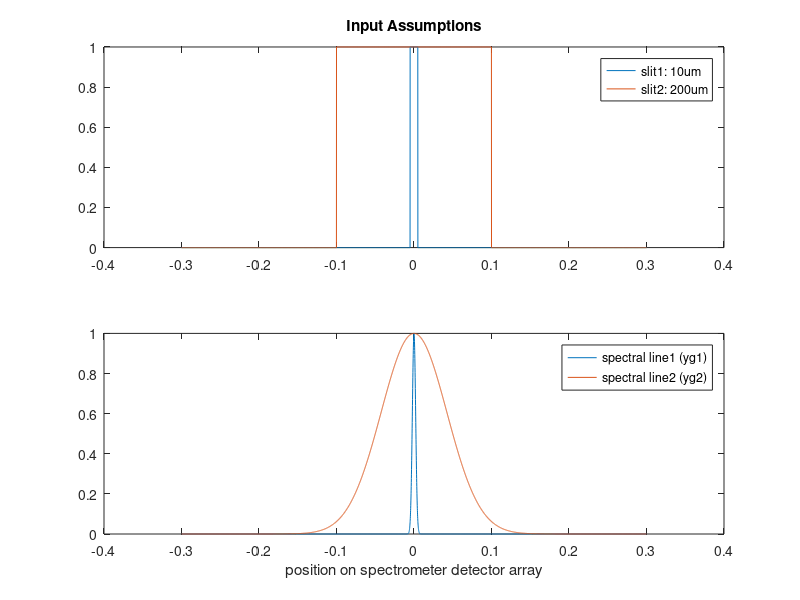
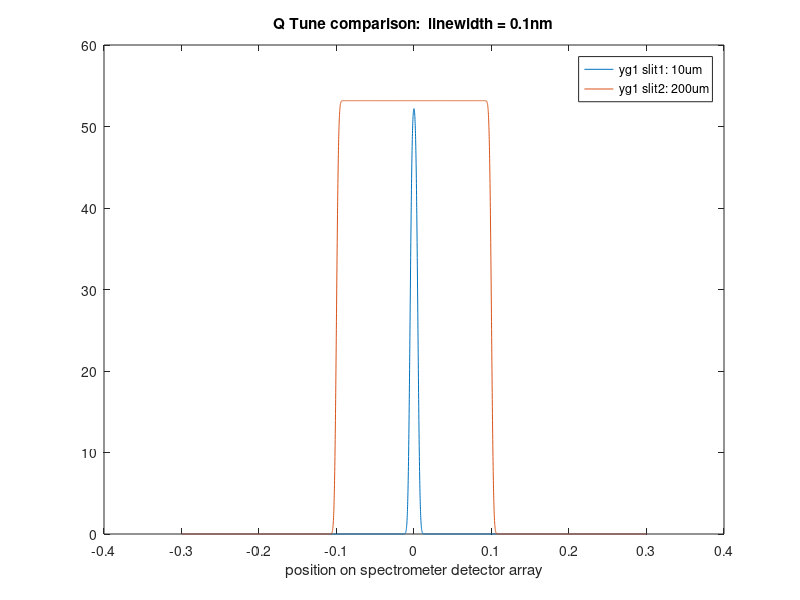
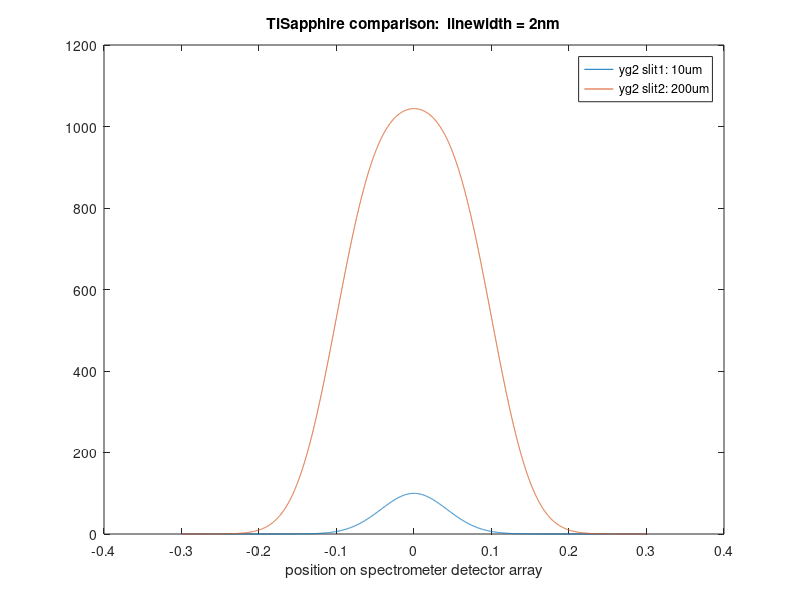

MATLAB code to generate these figures, in order:

%% Simulate combination of a narrow and wide slit with narrow and wide spectrum
%  Method:  Convolve narrow and wide guassian with narrow and wide boxcar 


%%

clear; 
Xmax = 0.3;           %[mm]
dX   = 0.0001;      %[mm]
x01 = 0;        
x02 = 0;
width1_um = 10;     %[um]   10um Slit
width2_um = 200;    %[um]   10um Slit
fwhm1_um = 1.5;     %[um]   0.1nm linewidth: equivalent slit width
fwhm2_um = 30;      %[um]   2nm linewidth: equivalent slit width


%% define functions
close all;
width1 = width1_um/1000;
width2 = width2_um/1000;
fwhm1 = fwhm1_um / 1000;
fwhm2 = fwhm2_um / 1000;

x = [-Xmax:dX:Xmax]';   %units = [mm]

yslit1 = double( abs(x-x01) < 0.5*width1 );
yslit2 = double( abs(x-x02) < 0.5*width2 );

yg1 = exp(-(x-x01).^2 / (2*fwhm1)^2 );
yg2 = exp(-(x-x02).^2 / (2*fwhm2)^2 );


% figure; plot(x,[yslit1,yslit2]);
% figure; plot(x,[yg1,yg2]);
figure; 
subplot(2,1,1); plot(x,[yslit1,yslit2]);title('Input Assumptions');
legend(['slit1: ',num2str(width1_um),'um'],['slit2: ',num2str(width2_um),'um']);
subplot(2,1,2); plot(x,[yg1,yg2]);  xlabel('position on spectrometer detector array');  
legend('spectral line1 (yg1)','spectral line2 (yg2)');


%% convolve
yg1_slit1 = conv(yg1,yslit1,'same');
yg2_slit1 = conv(yg2,yslit1,'same');
yg1_slit2 = conv(yg1,yslit2,'same');
yg2_slit2 = conv(yg2,yslit2,'same');

figure; plot(x,[yg1_slit1,yg1_slit2]);
legend(['yg1 slit1: ',num2str(width1_um),'um'],...
       ['yg1 slit2: ',num2str(width2_um),'um']); 
xlabel('position on spectrometer detector array');    
title(['Q Tune comparison:  linewidth = 0.1nm']);


figure; plot(x,[yg2_slit1,yg2_slit2]);
legend(['yg2 slit1: ',num2str(width1_um),'um'],...
       ['yg2 slit2: ',num2str(width2_um),'um']); 
title(['TiSapphire comparison:  linewidth = 2nm']);
xlabel('position on spectrometer detector array');    



% figure; plot(x,[yg1_slit1,yg2_slit1,yg1_slit2,yg2_slit2]);
% legend('yg1 slit1','yg2 slit1', 'yg1 slit2', 'yg2 slit2');
